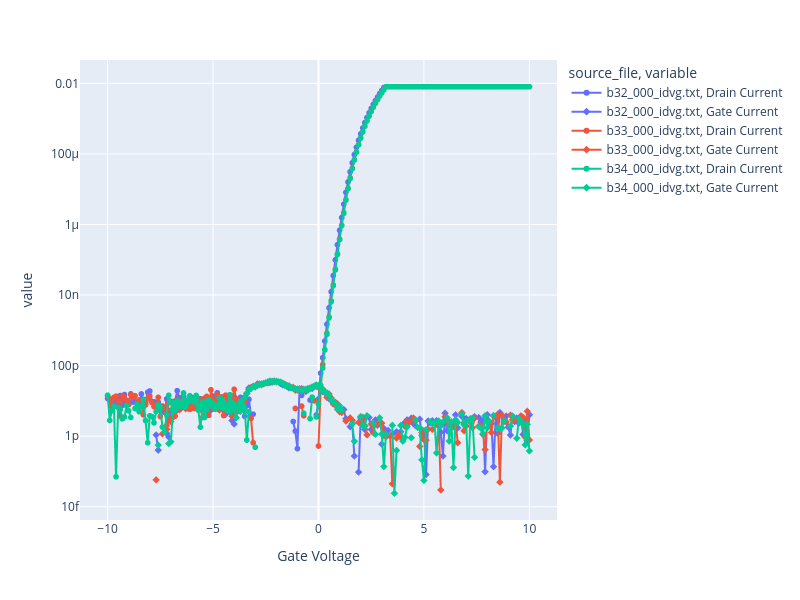

Notebook code cell kept with this figure:
### Markdown cell above
## ID-VG Data

### Code cell
# Get ID-VG data and plot Drain Current and Gate Current vs. Gate Voltage on the same graph, with separate lines for each source file.
idvg_df = df[df["source_file"].str.contains("_idvg", case=False, na=False)]

if idvg_df.empty:
    print("No ID-VG data found in the DataFrame.")
else:
    fig_idvg = px.line(
        idvg_df,
        x="Gate Voltage",
        y=["Drain Current", "Gate Current"],
        color="source_file",
        markers=True,
        symbol="variable",
    )

    fig_idvg.update_layout(
        width=800,
        height=600,
        yaxis_type="log",  # Logarithmic scale for current to better visualize low currents
    )
    fig_idvg.show()

### Figure 1 — Plotly figure (JSON) as saved in the notebook; plotly's stock layout.template omitted (floating-point values rounded to 4 significant figures; data arrays with more than 128 entries replaced by an {"elided": "..."} marker saying what was removed)
{"data": [{"hovertemplate": "source_file=b32_000_idvg.txt<br>variable=Drain Current<br>Gate Voltage=%{x}<br>value=%{y}<extra></extra>", "legendgroup": "b32_000_idvg.txt, Drain Current", "line": {"color": "#636efa", "dash": "solid"}, "marker": {"symbol": "circle"}, "mode": "lines+markers", "name": "b32_000_idvg.txt, Drain Current", "showlegend": true, "type": "scattergl", "x": {"elided": "201 float values"}, "xaxis": "x", "y": {"elided": "201 float values"}, "yaxis": "y"}, {"hovertemplate": "source_file=b32_000_idvg.txt<br>variable=Gate Current<br>Gate Voltage=%{x}<br>value=%{y}<extra></extra>", "legendgroup": "b32_000_idvg.txt, Gate Current", "line": {"color": "#636efa", "dash": "solid"}, "marker": {"symbol": "diamond"}, "mode": "lines+markers", "name": "b32_000_idvg.txt, Gate Current", "showlegend": true, "type": "scattergl", "x": {"elided": "201 float values"}, "xaxis": "x", "y": {"elided": "201 float values"}, "yaxis": "y"}, {"hovertemplate": "source_file=b33_000_idvg.txt<br>variable=Drain Current<br>Gate Voltage=%{x}<br>value=%{y}<extra></extra>", "legendgroup": "b33_000_idvg.txt, Drain Current", "line": {"color": "#EF553B", "dash": "solid"}, "marker": {"symbol": "circle"}, "mode": "lines+markers", "name": "b33_000_idvg.txt, Drain Current", "showlegend": true, "type": "scattergl", "x": {"elided": "201 float values"}, "xaxis": "x", "y": {"elided": "201 float values"}, "yaxis": "y"}, {"hovertemplate": "source_file=b33_000_idvg.txt<br>variable=Gate Current<br>Gate Voltage=%{x}<br>value=%{y}<extra></extra>", "legendgroup": "b33_000_idvg.txt, Gate Current", "line": {"color": "#EF553B", "dash": "solid"}, "marker": {"symbol": "diamond"}, "mode": "lines+markers", "name": "b33_000_idvg.txt, Gate Current", "showlegend": true, "type": "scattergl", "x": {"elided": "201 float values"}, "xaxis": "x", "y": {"elided": "201 float values"}, "yaxis": "y"}, {"hovertemplate": "source_file=b34_000_idvg.txt<br>variable=Drain Current<br>Gate Voltage=%{x}<br>value=%{y}<extra></extra>", "legendgroup": "b34_000_idvg.txt, Drain Current", "line": {"color": "#00cc96", "dash": "solid"}, "marker": {"symbol": "circle"}, "mode": "lines+markers", "name": "b34_000_idvg.txt, Drain Current", "showlegend": true, "type": "scattergl", "x": {"elided": "201 float values"}, "xaxis": "x", "y": {"elided": "201 float values"}, "yaxis": "y"}, {"hovertemplate": "source_file=b34_000_idvg.txt<br>variable=Gate Current<br>Gate Voltage=%{x}<br>value=%{y}<extra></extra>", "legendgroup": "b34_000_idvg.txt, Gate Current", "line": {"color": "#00cc96", "dash": "solid"}, "marker": {"symbol": "diamond"}, "mode": "lines+markers", "name": "b34_000_idvg.txt, Gate Current", "showlegend": true, "type": "scattergl", "x": {"elided": "201 float values"}, "xaxis": "x", "y": {"elided": "201 float values"}, "yaxis": "y"}], "layout": {"height": 600, "legend": {"title": {"text": "source_file, variable"}, "tracegroupgap": 0}, "margin": {"t": 60}, "width": 800, "xaxis": {"anchor": "y", "domain": [0, 1], "title": {"text": "Gate Voltage"}}, "yaxis": {"anchor": "x", "domain": [0, 1], "title": {"text": "value"}, "type": "log"}}}
